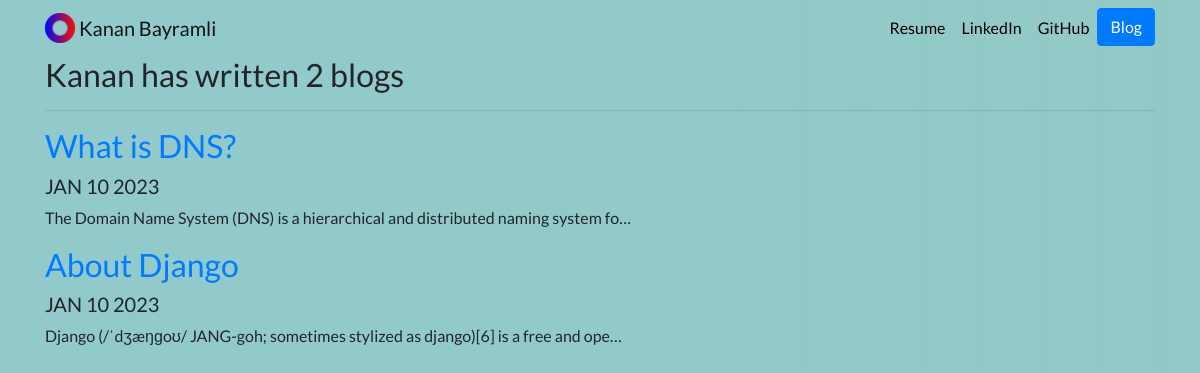
Screenshot of /blog/ with the database file from the repository.
### blog/models.py (models this page shows, shortened)
class Blog(models.Model):
    title = models.CharField(max_length=200)
    description = models.TextField()
    date = models.DateField()

### blog/views.py (the view)
# urls.py: path('', views.all_blogs, name='all_blogs'),
def all_blogs(request):
    blogs = Blog.objects.all()
    return render(request, 'blog/all_blogs.html', {'blogs':blogs})

### blog/templates/blog/all_blogs.html
{% extends 'portfolio/base.html' %}
{% block content %}
<h2>Kanan has written {{ blogs.count }} blog{{ blogs.count | pluralize }}</h2>
<hr>
{% for blog in blogs %}
<a href="{% url 'blog:detail' blog.id %}"><h2>{{blog.title}}</h2></a>
<h5>{{ blog.date|date:'M d Y'|upper }}</h5>
<p>{{ blog.description|striptags|truncatechars:80 }}</p>
{% endfor %}
{% endblock %}

### portfolio/templates/portfolio/base.html (shortened to what this page needs)
{% load static %}
<!doctype html>
<html lang="en">
<head>
  <link rel="stylesheet" href="https://stackpath.bootstrapcdn.com/bootstrap/4.4.1/css/bootstrap.min.css">
  <link rel="stylesheet" href="{% static "portfolio/custom.css" %}">
</head>
<body>
  <nav id="topNav" class="navbar navbar-expand-md navbar-light">
    <div class="container">
      <a class="navbar-brand" href="{% url 'home' %}">
        <img src="{% static "portfolio/Logo.png" %}" width="30" height="30" class="d-inline-block align-top" alt="Nick's Logo">
        <span>Kanan Bayramli</span>
      </a>
      <div class="collapse navbar-collapse text-center" id="navbarNav">
        <ul class="navbar-nav ml-auto">
          <li class="nav-item">
            <a class="nav-link" href="{% static "portfolio/resume.pdf" %}">Resume</a>
          </li>
          <li class="nav-item">
            <a class="nav-link" href="https://www.linkedin.com/in/kanan-bayram-570452254/" target="_blank">LinkedIn</a>
          </li>
          <li class="nav-item">
            <a class="nav-link" href="https://github.com/kananbayramli" target="_blank">GitHub</a>
          </li>
          <li>
            <a role="button" href="{% url 'blog:all_blogs' %}" class="btn btn-primary">Blog</a>
          </li>
        </ul>
      </div>
    </div>
  </nav>
  <div class="container">
    {% block content %}{% endblock %}
  </div>
</body>
</html>

### portfolio/static/portfolio/custom.css (style rules this page uses)
.navbar-nav .nav-link { color: rgba(0,0,0,1) !important; }
body { font-family: 'Lato', sans-serif; }

### portfolio/templates/portfolio/base.html (style rules this page uses)
body { background: rgb(161,150,176); background: linear-gradient(90deg, rgb(146, 202, 204) 0%, rgba(137, 197, 194, 0.92) 100%, rgb(97, 202, 228) 100%); }

### rows the page displays
Blog: title "What is DNS?", date "JAN 10 2023", description "The Domain Name System (DNS) is a hierarchical and distributed naming system fo…"
Blog: title "About Django", date "JAN 10 2023", description "Django (/ˈdʒæŋɡoʊ/ JANG-goh; sometimes stylized as django)[6] is a free and ope…"

### other values shown
{{ blogs.count }} "2"
{{ blogs.count | pluralize }} "s"
